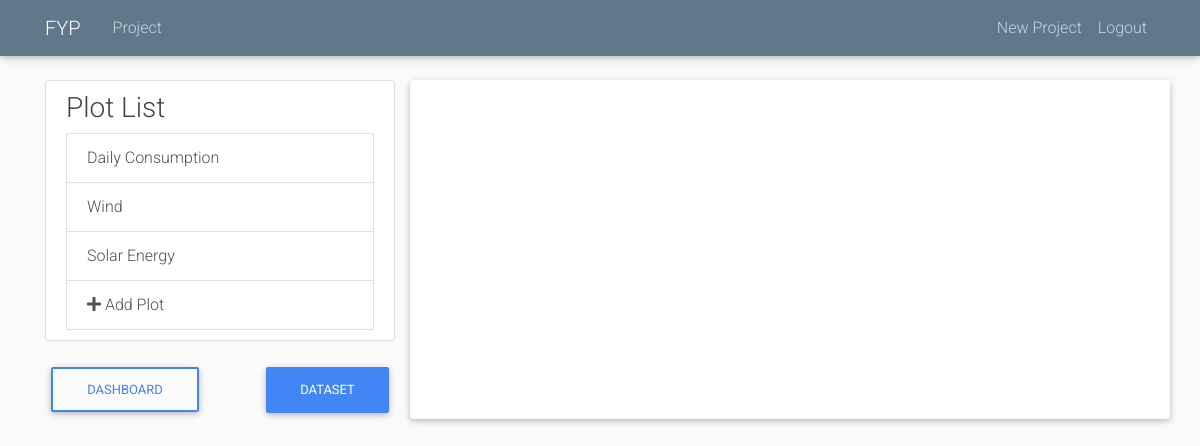
Screenshot of /project/54/ (signed in) with the database file from the repository.
### project/models.py (models this page shows, shortened)
class Plot(models.Model):
    project = models.ForeignKey(Project, on_delete=models.CASCADE)
    title = models.CharField(max_length=100)
    columns = models.TextField()
    pub_date = models.DateTimeField(default=timezone.now)
    plottype = models.CharField(max_length=100)
    description = models.TextField(blank=True)

### project/views.py (the view)
# urls.py: path('<int:pk>/', views.plotList, name='plot-list'),
def plotList(request, pk):
    templates = 'project/plotlist.html'
    data = Dataset.objects.get(project=pk)
    plots = Plot.objects.filter(project=pk)
    print(data.project.id)
    return render(request, templates, {'plots': plots, 'projectid': pk, 'data':data})

### templates/project/plotlist.html (shortened to what this page needs)
{% load static %}
<!DOCTYPE html>
<html lang="en">
<head>
  <link rel="stylesheet" href="https://use.fontawesome.com/releases/v5.11.2/css/all.css">
  <link rel="stylesheet" href="{% static 'MDB/css/bootstrap.min.css' %}">
  <link rel="stylesheet" href="{% static 'MDB/css/mdb.min.css' %}">
  <link rel="stylesheet" type="text/css" href="https://cdn.bokeh.org/bokeh/release/bokeh-1.4.0.min.css">
  <link rel="stylesheet" type="text/css" href="https://cdn.bokeh.org/bokeh/release/bokeh-widgets-1.4.0.min.css">
  <link rel="stylesheet" type="text/css" href="https://cdn.bokeh.org/bokeh/release/bokeh-tables-1.4.0.min.css">
  <link rel="stylesheet" type="text/css" href="{% static 'main.css' %}">
</head>
<body>
  <header class="site-header">
	  <nav class="navbar navbar-expand-md navbar-dark bg-steel fixed-top">
	    <div class="container">
	      <a class="navbar-brand mr-4" href="{% url 'home' %}">FYP</a>
	      <div class="collapse navbar-collapse" id="navbarToggle">
	        <div class="navbar-nav mr-auto">
	          <a class="nav-item nav-link" href="{% url 'project:list' user.username %}">Project</a>
	        </div>
	        <div class="navbar-nav">
				{% if user.is_authenticated %}
					<a class="nav-item nav-link" href="{% url 'project:create' %}">New Project</a>
					<a class="nav-item nav-link" href="{% url 'users:logout' %}">Logout</a>
				{% else %}
					<a class="nav-item nav-link" href="{% url 'users:login' %}">Login</a>
					<a class="nav-item nav-link" href="{% url 'users:register' %}">Register</a>
				{% endif %}
	        </div>
	      </div>
	    </div>
	  </nav>
	</header>
	<main role="main" class="container">
	  <div class="row">
	    <div class="col-md-4">
			<div class="content-section">
				<h3>Plot List</h3>
				<div class="list-group">
				  {% for plot in plots %}
				  <a href="{% url 'project:view-plot' plot.project.id plot.id%}" class="list-group-item list-group-item-action">{{plot.title}}</a>
				  {% endfor %}
				  <a href="{% url 'project:create-plot' projectid %}" class="list-group-item list-group-item-action"><i class="fas fa-plus"></i> Add Plot</a>
				</div>
			  </div>
			  <a class="float-right btn btn-primary" href="{% url 'project:read' data.project.id %}">Dataset</a>
			  <a class=" btn btn-outline-primary" href="{% url 'project:dashboard' data.project.id %}">Dashboard</a>
			</div>
			<div class="card col-md-8" >
				<div class="card-body">
				</div>
			  </div>
	</div>

### static/main.css (style rules this page uses)
body { background: #fafafa; color: #333333; margin-top: 5rem; }
h1, h2, h3, h4, h5, h6 { color: #444444; }
.bg-steel { background-color: #5f788a; }
.site-header .navbar-nav .nav-link { color: #cbd5db; }
.content-section { background: #ffffff; padding: 10px 20px; border: 1px solid #dddddd; border-radius: 3px; margin-bottom: 20px; }

### rows the page displays
Plot: title "Daily Consumption"
Plot: title "Wind"
Plot: title "Solar Energy"
